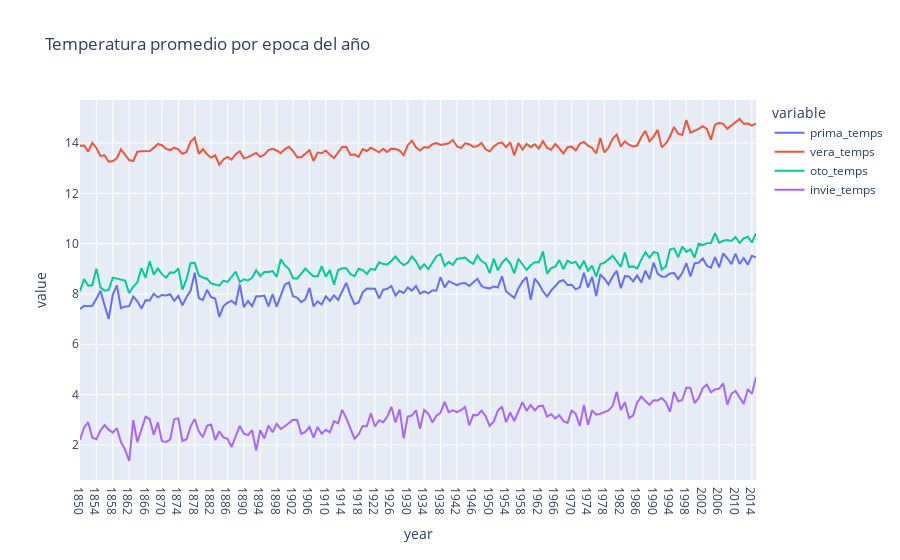

Source (notebook cell):
### Code cell
#graficamos la temperatura promedio por epoca del año
fig=px.line(epoca, x='year', y=['prima_temps', 'vera_temps', 'oto_temps', 'invie_temps'],title='Temperatura promedio por epoca del año')
fig.show()

### Figure 1 — Plotly figure (JSON) as saved in the notebook; plotly's stock layout.template omitted (floating-point values rounded to 4 significant figures; data arrays with more than 128 entries replaced by an {"elided": "..."} marker saying what was removed)
{"data": [{"hovertemplate": "variable=prima_temps<br>year=%{x}<br>value=%{y}<extra></extra>", "legendgroup": "prima_temps", "line": {"color": "#636efa", "dash": "solid"}, "mode": "lines", "name": "prima_temps", "orientation": "v", "showlegend": true, "type": "scatter", "x": {"elided": "166 str values"}, "xaxis": "x", "y": {"elided": "166 float values"}, "yaxis": "y"}, {"hovertemplate": "variable=vera_temps<br>year=%{x}<br>value=%{y}<extra></extra>", "legendgroup": "vera_temps", "line": {"color": "#EF553B", "dash": "solid"}, "mode": "lines", "name": "vera_temps", "orientation": "v", "showlegend": true, "type": "scatter", "x": {"elided": "166 str values"}, "xaxis": "x", "y": {"elided": "166 float values"}, "yaxis": "y"}, {"hovertemplate": "variable=oto_temps<br>year=%{x}<br>value=%{y}<extra></extra>", "legendgroup": "oto_temps", "line": {"color": "#00cc96", "dash": "solid"}, "mode": "lines", "name": "oto_temps", "orientation": "v", "showlegend": true, "type": "scatter", "x": {"elided": "166 str values"}, "xaxis": "x", "y": {"elided": "166 float values"}, "yaxis": "y"}, {"hovertemplate": "variable=invie_temps<br>year=%{x}<br>value=%{y}<extra></extra>", "legendgroup": "invie_temps", "line": {"color": "#ab63fa", "dash": "solid"}, "mode": "lines", "name": "invie_temps", "orientation": "v", "showlegend": true, "type": "scatter", "x": {"elided": "166 str values"}, "xaxis": "x", "y": {"elided": "166 float values"}, "yaxis": "y"}], "layout": {"legend": {"title": {"text": "variable"}, "tracegroupgap": 0}, "title": {"text": "Temperatura promedio por epoca del año"}, "xaxis": {"anchor": "y", "domain": [0, 1], "title": {"text": "year"}}, "yaxis": {"anchor": "x", "domain": [0, 1], "title": {"text": "value"}}}}
